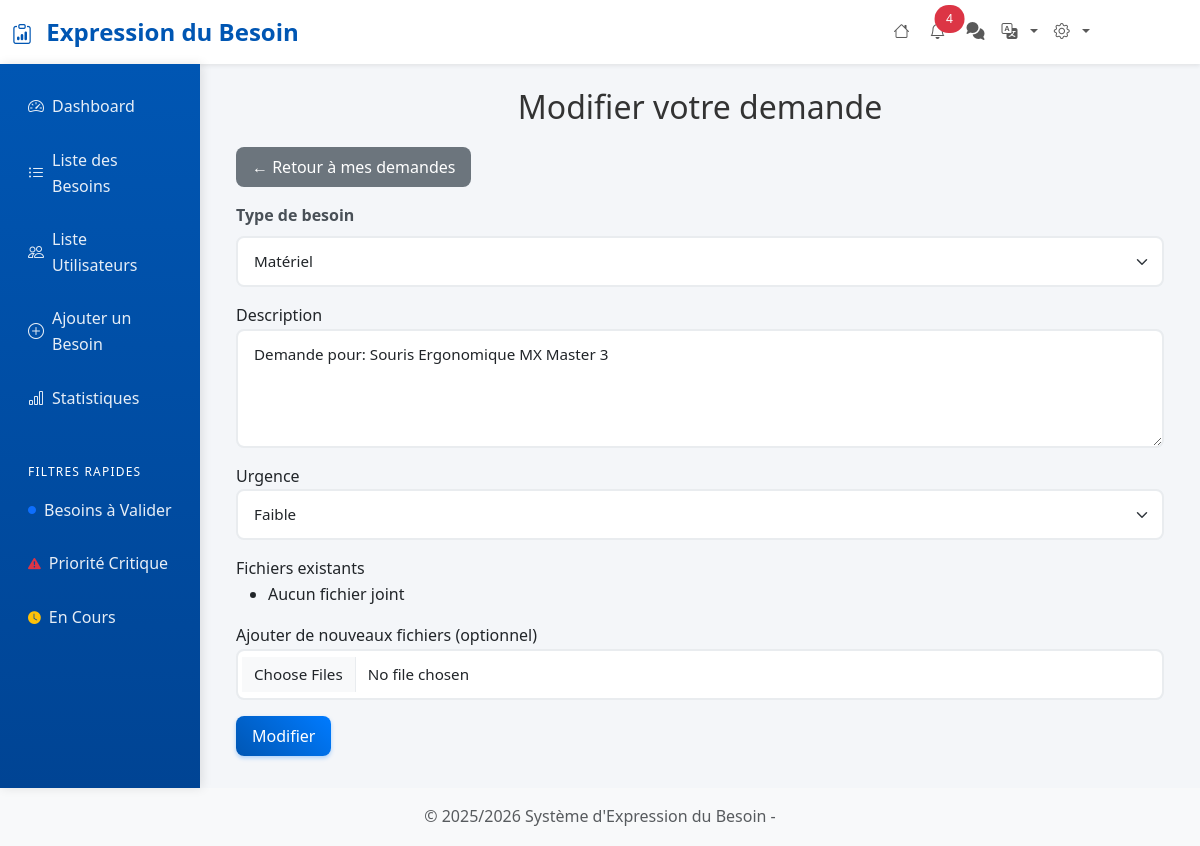
/modifier_demande.php?id=60 (signed in), run on the app's committed database.
### tables this page shows
CREATE TABLE `demandes` (
  `id` int(11) NOT NULL,
  `user_id` int(11) NOT NULL,
  `type_besoin_id` int(11) NOT NULL,
  `description` text NOT NULL,
  `urgence` enum('Faible','Moyenne','Urgente') NOT NULL DEFAULT 'Faible',
  `statut` enum('En attente','En cours de validation','Traitée') NOT NULL DEFAULT 'En attente',
  `date_creation` datetime DEFAULT current_timestamp()
);

CREATE TABLE `types_besoins` (
  `id` int(11) NOT NULL,
  `libelle` varchar(100) NOT NULL
);

### modifier_demande.php (the view, shortened to what this page needs)
<?php
include 'includes/header.php';
$conn = getConnection();
$user_id = $_SESSION['user_id'];
$id = $_GET['id'] ?? null;
$stmtTypes = $conn->query("SELECT id, libelle FROM types_besoins ORDER BY libelle ASC");
$types_besoins = $stmtTypes->fetchAll(PDO::FETCH_ASSOC);
$stmt = $conn->prepare("SELECT * FROM demandes WHERE id = :id AND user_id = :user_id AND statut NOT IN ('Validée','Rejetée')");
$stmt->execute([':id' => $id, ':user_id' => $user_id]);
$demande = $stmt->fetch(PDO::FETCH_ASSOC);
$stmtFiles = $conn->prepare("SELECT * FROM pieces_jointes WHERE demande_id = :demande_id");
$stmtFiles->execute([':demande_id' => $id]);
$fichiers_existants = $stmtFiles->fetchAll(PDO::FETCH_ASSOC);
?>
<div class="container mt-4">
    <h2>Modifier votre demande</h2>
    <a href="dashboard-demandeur.php" class="btn btn-secondary mb-3">← Retour à mes demandes</a>
    <form method="post" enctype="multipart/form-data">
        <div class="mb-3">
            <label for="type_besoin" class="form-label">Type de besoin</label>
            <select name="type_besoin" id="type_besoin" class="form-select" required>
                <?php foreach ($types_besoins as $type): ?>
                <option value="<?= $type['id'] ?>" <?= $type['id'] == $demande['type_besoin_id'] ? 'selected' : '' ?>>
                    <?= htmlspecialchars($type['libelle']) ?>
                </option>
                <?php endforeach; ?>
            </select>
        </div>
        <div class="mb-3">
            <label>Description</label>
            <textarea name="description" class="form-control" rows="4"
                required><?= htmlspecialchars($demande['description']) ?></textarea>
        </div>
        <div class="mb-3">
            <label>Urgence</label>
            <select name="urgence" class="form-select" required>
                <option value="Faible" <?= $demande['urgence']=='Faible' ? 'selected' : '' ?>>Faible</option>
            </select>
        </div>
        <div class="mb-3">
            <label>Fichiers existants</label>
            <ul>
                <?php if ($fichiers_existants): ?>
                <?php foreach ($fichiers_existants as $f): ?>
                <li><a href="<?= htmlspecialchars($f['fichier']) ?>" target="_blank">Voir</a></li>
                <?php endforeach; ?>
                <?php else: ?>
                <li>Aucun fichier joint</li>
                <?php endif; ?>
            </ul>
        </div>
        <div class="mb-3">
            <label>Ajouter de nouveaux fichiers (optionnel)</label>
            <input type="file" name="fichiers[]" class="form-control" multiple>
        </div>
        <button type="submit" class="btn btn-primary">Modifier</button>
    </form>
</div>
<?php include 'includes/footer.php'; ?>

### assets/css/style.css (style rules this page uses)
:root { --primary-color: #0056b3; --secondary-color: #6c757d; --success-color: #198754; --info-color: #0dcaf0; --warning-color: #ffc107; --danger-color: #dc3545; --light-color: #f8f9fa; --dark-color: #212529; --border-radius: 8px; --box-shadow: 0 4px 6px rgba(0,0,0,0.07); --transition: all 0.3s ease; }
body { background-color: #f4f6f9; font-family: 'Segoe UI', Tahoma, Geneva, Verdana, sans-serif; line-height: 1.6; }
.btn { border-radius: var(--border-radius); font-weight: 500; transition: var(--transition); border: none; padding: 0.5rem 1rem; }
.btn-primary { background: linear-gradient(45deg, #0056b3, #007bff); box-shadow: 0 2px 4px rgba(0,123,255,0.3); }
.form-control, .form-select { border-radius: var(--border-radius); border: 2px solid #e9ecef; padding: 0.75rem 1rem; transition: var(--transition); font-size: 0.95rem; }
.form-label { font-weight: 600; color: #495057; margin-bottom: 0.5rem; }

### includes/header.php (style rules this page uses)
:root { --primary-color: #0056b3; --secondary-color: #6c757d; --success-color: #198754; --info-color: #0dcaf0; --warning-color: #ffc107; --danger-color: #dc3545; --light-color: #f8f9fa; --dark-color: #212529; }
body { background-color: #f4f6f9; font-family: 'Segoe UI', Tahoma, Geneva, Verdana, sans-serif; }
.btn { border-radius: 8px; font-weight: 500; transition: all 0.3s ease; }
.btn-primary { background: linear-gradient(45deg, #0056b3, #007bff); border: none; }
h2 { color: #333; margin-bottom: 20px; text-align: center; }

### data on the page
demandes: type_besoin "Matériel", description "Demande pour: Souris Ergonomique MX Master 3", urgence "Faible"

### other printed values
getSetence('header_title') "Expression du Besoin"
$unreadCount "4"
